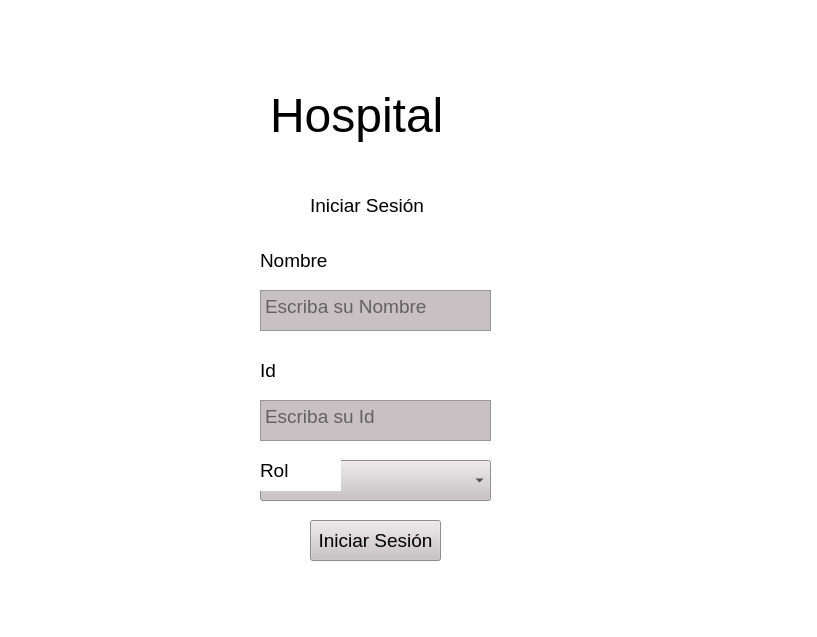
<?xml version="1.0" encoding="UTF-8"?>
<ui version="4.0">
 <class>MainWindow</class>
 <widget class="QMainWindow" name="MainWindow">
  <property name="geometry">
   <rect>
    <x>0</x>
    <y>0</y>
    <width>817</width>
    <height>637</height>
   </rect>
  </property>
  <property name="font">
   <font>
    <pointsize>24</pointsize>
    <weight>75</weight>
    <bold>true</bold>
   </font>
  </property>
  <property name="windowTitle">
   <string>MainWindow</string>
  </property>
  <property name="styleSheet">
   <string notr="true">background-color: rgb(255, 255, 255);</string>
  </property>
  <widget class="QWidget" name="centralwidget">
   <widget class="QLabel" name="lb_title">
    <property name="geometry">
     <rect>
      <x>270</x>
      <y>70</y>
      <width>211</width>
      <height>91</height>
     </rect>
    </property>
    <property name="baseSize">
     <size>
      <width>10</width>
      <height>10</height>
     </size>
    </property>
    <property name="font">
     <font>
      <pointsize>36</pointsize>
      <weight>50</weight>
      <bold>false</bold>
     </font>
    </property>
    <property name="text">
     <string>Hospital</string>
    </property>
    <property name="textFormat">
     <enum>Qt::AutoText</enum>
    </property>
   </widget>
   <widget class="QLabel" name="lb_message">
    <property name="geometry">
     <rect>
      <x>310</x>
      <y>180</y>
      <width>141</width>
      <height>51</height>
     </rect>
    </property>
    <property name="font">
     <font>
      <pointsize>14</pointsize>
      <weight>50</weight>
      <bold>false</bold>
     </font>
    </property>
    <property name="text">
     <string>Iniciar Sesión</string>
    </property>
   </widget>
   <widget class="QLabel" name="lb_name">
    <property name="geometry">
     <rect>
      <x>260</x>
      <y>240</y>
      <width>81</width>
      <height>41</height>
     </rect>
    </property>
    <property name="font">
     <font>
      <pointsize>14</pointsize>
      <weight>50</weight>
      <bold>false</bold>
     </font>
    </property>
    <property name="text">
     <string>Nombre</string>
    </property>
   </widget>
   <widget class="QTextEdit" name="txt_name">
    <property name="geometry">
     <rect>
      <x>260</x>
      <y>290</y>
      <width>231</width>
      <height>41</height>
     </rect>
    </property>
    <property name="font">
     <font>
      <pointsize>14</pointsize>
      <weight>50</weight>
      <bold>false</bold>
     </font>
    </property>
    <property name="styleSheet">
     <string notr="true">background-color: rgb(200, 193, 196);</string>
    </property>
    <property name="placeholderText">
     <string>Escriba su Nombre</string>
    </property>
   </widget>
   <widget class="QTextEdit" name="txt_id">
    <property name="geometry">
     <rect>
      <x>260</x>
      <y>400</y>
      <width>231</width>
      <height>41</height>
     </rect>
    </property>
    <property name="font">
     <font>
      <pointsize>14</pointsize>
      <weight>50</weight>
      <bold>false</bold>
     </font>
    </property>
    <property name="styleSheet">
     <string notr="true">background-color: rgb(200, 193, 196);</string>
    </property>
    <property name="placeholderText">
     <string>Escriba su Id</string>
    </property>
   </widget>
   <widget class="QLabel" name="lb_id">
    <property name="geometry">
     <rect>
      <x>260</x>
      <y>350</y>
      <width>41</width>
      <height>41</height>
     </rect>
    </property>
    <property name="font">
     <font>
      <pointsize>14</pointsize>
      <weight>50</weight>
      <bold>false</bold>
     </font>
    </property>
    <property name="text">
     <string>Id</string>
    </property>
   </widget>
   <!-- Add role selection combo box -->
   <widget class="QComboBox" name="cmb_role">
    <property name="geometry">
     <rect>
      <x>260</x>
      <y>460</y>
      <width>231</width>
      <height>41</height>
     </rect>
    </property>
    <property name="font">
     <font>
      <pointsize>14</pointsize>
      <weight>50</weight>
      <bold>false</bold>
     </font>
    </property>
    <property name="styleSheet">
     <string notr="true">background-color: rgb(200, 193, 196);</string>
    </property>
    <item>
     <property name="text">
      <string>Paciente</string>
     </property>
    </item>
    <item>
     <property name="text">
      <string>Médico</string>
     </property>
    </item>
    <item>
     <property name="text">
      <string>Enfermera</string>
     </property>
    </item>
    <item>
     <property name="text">
      <string>Administrador</string>
     </property>
    </item>
   </widget>
   <!-- Add role label -->
   <widget class="QLabel" name="lb_role">
    <property name="geometry">
     <rect>
      <x>260</x>
      <y>450</y>
      <width>81</width>
      <height>41</height>
     </rect>
    </property>
    <property name="font">
     <font>
      <pointsize>14</pointsize>
      <weight>50</weight>
      <bold>false</bold>
     </font>
    </property>
    <property name="text">
     <string>Rol</string>
    </property>
   </widget>
   <!-- Add login button -->
   <widget class="QPushButton" name="btn_login">
    <property name="geometry">
     <rect>
      <x>310</x>
      <y>520</y>
      <width>131</width>
      <height>41</height>
     </rect>
    </property>
    <property name="font">
     <font>
      <pointsize>14</pointsize>
      <weight>50</weight>
      <bold>false</bold>
     </font>
    </property>
    <property name="styleSheet">
     <string notr="true">background-color: rgb(200, 193, 196);</string>
    </property>
    <property name="text">
     <string>Iniciar Sesión</string>
    </property>
   </widget>
  </widget>
  <widget class="QMenuBar" name="menubar">
   <property name="geometry">
    <rect>
     <x>0</x>
     <y>0</y>
     <width>817</width>
     <height>26</height>
    </rect>
   </property>
  </widget>
  <widget class="QStatusBar" name="statusbar"/>
 </widget>
 <resources>
  <include location="../../../../../Downloads/hospital.qrc"/>
  <include location="../../../../../Downloads/chinos.qrc"/>
  <include location="../../../../../Downloads/tec.qrc"/>
 </resources>
 <connections/>
</ui>
